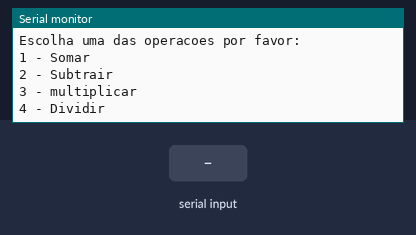
The sketch below on a simulated Arduino Mega 2560, built with avr-gcc and run on an emulated ATmega2560. On the bench: the last lines printed to the serial monitor. Inputs (shaded band) come from the test bench.

Above: at 0.9 s.
1.0 s: "s" received over Serial
At 2.4 s:
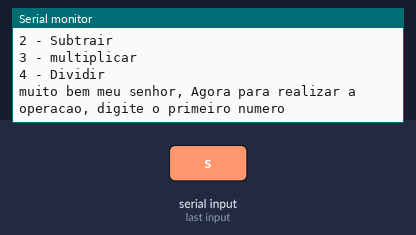
3.5 s: "90,45,200\n" received over Serial
At 5.2 s:
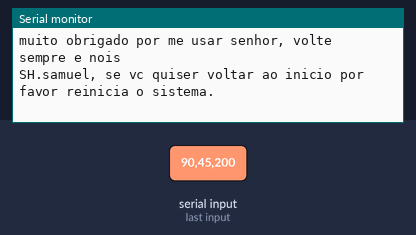

The sketch:

calculadora_com_menu_001_1.ino
```cpp
float resultado;
int escolhaDaOperacao;
int contador;

float somar (float numero1, float numero2, int numero3 = 0){
  return (numero1 + numero2 + numero3);
}

float subtrair(float numero1, float numero2){
  return  (numero1 - numero2);
}

float multiplicar(float numero1, float numero2){
  return (numero1 * numero2);
}

float dividir (float numero1, float numero2){
  return (numero1 / numero2);
}

void setup()
{
  Serial.begin(9600);

  float numero1 = 0.0; // variavel local
  float numero2 = 0.0;

  do{
    Serial.println("Bem-vindo a calculadora mega inteligente meu nome E jarvis : ");
    Serial.println("Escolha uma das operacoes por favor:");
    Serial.println("1 - Somar");
    Serial.println("2 - Subtrair");
    Serial.println("3 - multiplicar");
    Serial.println("4 - Dividir");

    while(!Serial.available());{} //Espera o usuário digitar

    escolhaDaOperacao = Serial.parseInt(); // Armazena o que o usuário digitou na variavel

    Serial.println("muito bem meu senhor, Agora para realizar a operacao, digite o primeiro numero");
    while(!Serial.available());{} //Espera o usuário digitar
    numero1 = Serial.parseFloat();

    Serial.println("por favor digite o segundo numero");
    while(!Serial.available());{} //Espera o usuário digitar
    numero2 = Serial.parseFloat();


    switch(escolhaDaOperacao){
      case 1:
      resultado = somar(numero1, numero2);
      Serial.println("WOW! O resultado foi:" + String(resultado));
      break;

      case 2:
      resultado = subtrair(numero1, numero2);
      Serial.println("WOW!!! O resultado foi:" + String(resultado));
      break;

      case 3:
     resultado = multiplicar(numero1, numero2);
      Serial.println("WOW!!! O resultado foi:" + String(resultado));
      break;

      case 4:
      resultado  = dividir(numero1, numero2);
      Serial.println("WOW!!! O resultado foi:" + String( resultado));
      break;

      default:
      	Serial.println("Opcao invalida");
    }

    Serial.println("SH.samuel voce deseja continuar? Se sim, digite (s), se nao digite (n)");
    while(!Serial.available()){} //Esperar o usuario digitar

    if (Serial.readString() == "s"){
      contador++;
    }
    else{
      contador = 0;
      Serial.println("muito obrigado por me usar senhor, volte sempre e nois");
      Serial.println("SH.samuel, se vc quiser voltar ao inicio por favor reinicia o sistema.");
    }

  }
  while(contador != 0);
}

void loop()
{}
```

Measured:
- after the input at 1.0 s, the serial monitor: prints a new line after 1.0 s (image 1)
- after the input at 3.5 s, the serial monitor: prints a new line at once (image 2)
